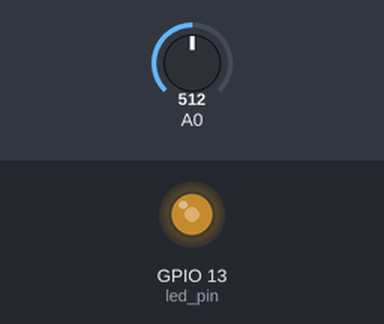
A program run on a simulated ESP8266 board running MicroPython. Shown: output pins drawn as LEDs (lit = HIGH). The inputs (shaded band) are chosen by the test bench; at power-on: A0 = 512 (analog values on the 0–1023 scale).

Above: at 1.2 s.
1.3 s: A0 set to 716
At 3.2 s:
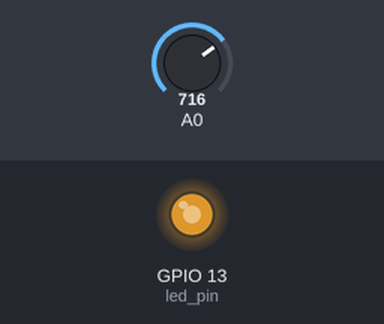
3.5 s: A0 set to 900
At 4.9 s:
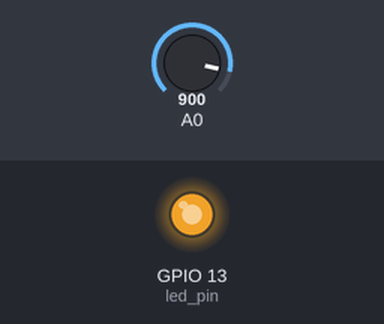
5.5 s: A0 set to 122
At 6.5 s:
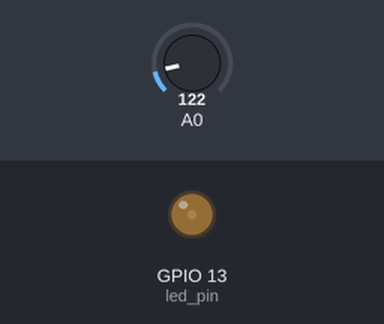
7.5 s: A0 set to 0
At 9.2 s:
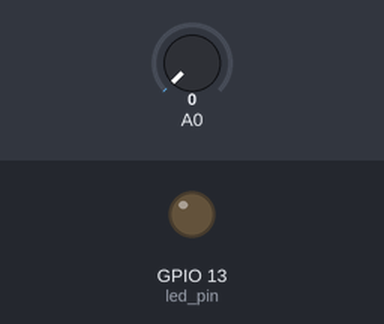
Timing chart, 0 to 10.5 s (numbered marks = the images above; inputs shaded):
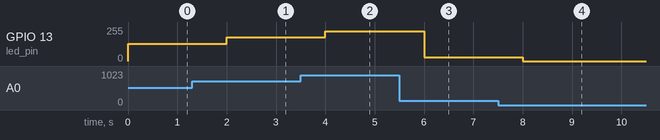

The program:

potansiyometre-led.py
```python
from machine import Pin, ADC, PWM
from time import sleep

led_pin = Pin(13)
pot_pin = 0

led = PWM(led_pin, 5000)
pot = ADC(pot_pin)

pot_deger = 0
sleep_second = 1

while True:
    pot_deger = pot.read()
    led.duty(pot_deger)

    sleep(sleep_second)
```

Measured:
- after the input at 1.3 s, GPIO 13 (led_pin): 128/255 → 178/255 after 0.70 s
- after the input at 3.5 s, GPIO 13 (led_pin): 178/255 → 224/255 after 0.50 s
- after the input at 5.5 s, GPIO 13 (led_pin): 224/255 → 30/255 after 0.50 s
- after the input at 7.5 s, GPIO 13 (led_pin): 30/255 → 0/255 after 0.50 s
